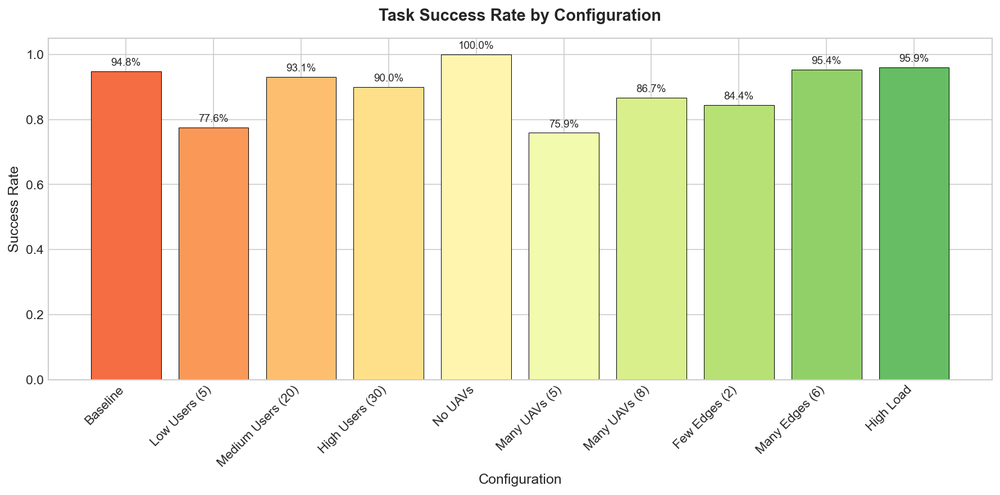
#> input picture results/charts/basic_success_rate.png, 1000 x 495 px, shrunk from 1780 x 881 before the run
$ python generate_pdf.py
#> lines starting #> are read from the running program, lines starting #| are printed output that depends on the picture
"""Generate combined PDF report from benchmark results."""

import json
from datetime import datetime
from pathlib import Path

import matplotlib.image as mpimg
import matplotlib.pyplot as plt
from matplotlib.backends.backend_pdf import PdfPages


def create_title_page(pdf: PdfPages, title: str, subtitle: str):
    """Create a title page."""
    fig = plt.figure(figsize=(11, 8.5))
    fig.patch.set_facecolor("#1a1a2e")

    # Title
    fig.text(
        0.5, 0.6, title, fontsize=32, ha="center", va="center", color="white", fontweight="bold"
    )

    # Subtitle
    fig.text(0.5, 0.45, subtitle, fontsize=16, ha="center", va="center", color="#888888")

    # Date
    date_str = datetime.now().strftime("%B %d, %Y")
    fig.text(
        0.5, 0.25, f"Generated: {date_str}", fontsize=12, ha="center", va="center", color="#666666"
    )

    # Footer
    fig.text(
        0.5,
        0.1,
        "Energy-Efficient Air Computing Simulator",
        fontsize=10,
        ha="center",
        va="center",
        color="#444444",
    )

    pdf.savefig(fig)
    plt.close(fig)


def create_section_header(pdf: PdfPages, title: str, description: str = ""):
    """Create a section header page."""
    fig = plt.figure(figsize=(11, 8.5))
    fig.patch.set_facecolor("#16213e")

    fig.text(
        0.5, 0.55, title, fontsize=28, ha="center", va="center", color="white", fontweight="bold"
    )

    if description:
        fig.text(
            0.5,
            0.40,
            description,
            fontsize=14,
            ha="center",
            va="center",
            color="#aaaaaa",
            wrap=True,
        )

    pdf.savefig(fig)
    plt.close(fig)


# [66 lines left out: function create_table_page, not called in this run]


def create_image_page(pdf: PdfPages, image_path: Path, title: str = "", caption: str = ""):
    """Create a page with an embedded image."""
    fig = plt.figure(figsize=(11, 8.5))

    if title:
        fig.text(0.5, 0.96, title, fontsize=16, ha="center", va="top", fontweight="bold")

    if not image_path.exists():
        fig.text(0.5, 0.5, f"Image not found: {image_path.name}", ha="center", color="red")
        pdf.savefig(fig)
        plt.close(fig)
        return

    # Load and display image
    img = mpimg.imread(str(image_path))
    ax = fig.add_axes([0.05, 0.1, 0.9, 0.8])
    ax.imshow(img)
    ax.axis("off")

    if caption:
        fig.text(
            0.5,
            0.03,
            caption,
            fontsize=10,
            ha="center",
            va="bottom",
            style="italic",
            color="#666666",
        )

    pdf.savefig(fig)
    plt.close(fig)


def create_summary_page(pdf: PdfPages, paper_data: list, adv_data: list):
    """Create executive summary page."""
    fig = plt.figure(figsize=(11, 8.5))

    fig.text(0.5, 0.95, "Executive Summary", fontsize=24, ha="center", va="top", fontweight="bold")

    # Key findings
    findings = []
    findings.append("Overview:")
    findings.append(f"• Total scenarios run: {len(paper_data) + len(adv_data)}")
    findings.append(f"• Paper Replication Scenarios: {len(paper_data)}")
    findings.append(f"• Advanced Scenarios: {len(adv_data)}")
    findings.append("")

    # Paper replication findings
    valid_paper = [d for d in paper_data if d.get("total_tasks", 0) > 0]
    if valid_paper:
        best = max(valid_paper, key=lambda x: x.get("success_rate", 0))
        name = best.get("name", "Unknown")
        findings.append("Paper Replication Results:")
        findings.append(f"• Best Configuration: {name}")
        findings.append(f"  Success Rate: {best.get('success_rate', 0):.1%}")

    # Advanced benchmark findings
    valid_adv = [d for d in adv_data if d.get("total_tasks", 0) > 0]
    if valid_adv:
        findings.append("")
        findings.append("Advanced Benchmarks Highlights:")
        # Group by category
        categories = {}
        for d in valid_adv:
            cat = d.get("category", "Unknown")
            if cat not in categories:
                categories[cat] = []
            categories[cat].append(d)

        for cat, items in categories.items():
            best = max(items, key=lambda x: x.get("success_rate", 0))
            name = best.get("name", "Unknown")
            findings.append(f"• {cat}: Best is {name} ({best.get('success_rate', 0):.1%})")

    # Display findings
    y_pos = 0.82
    for finding in findings:
        if finding.endswith(":"):
            fig.text(0.1, y_pos, finding, fontsize=14, va="top", fontweight="bold")
        else:
            fig.text(0.1, y_pos, finding, fontsize=12, va="top")
        y_pos -= 0.04

    pdf.savefig(fig)
    plt.close(fig)


def generate_pdf_report(results_dir: Path, output_path: Path):
    """Generate the combined PDF report."""
    print("Generating PDF report...")

    charts_dir = results_dir / "charts"

    # Load Unified JSON data
    data = []
    json_path = results_dir / "benchmark_report.json"
    if json_path.exists():
        with json_path.open() as f:
            data = json.load(f)

    # Split data
    paper_data = [d for d in data if d.get("category") == "Paper Replication"]
    adv_data = [d for d in data if d.get("category") != "Paper Replication"]

    with PdfPages(str(output_path)) as pdf:
        # Title page
        create_title_page(pdf, "AirCompSim", "Unified Benchmark Report")

        # Executive summary
        create_summary_page(pdf, paper_data, adv_data)

        # 1. Paper Replication Section
        create_section_header(
            pdf,
            "1. Paper Replication",
            "Replication of results from AirCompSim paper (Figs 4-6)",
        )

        # Table for Paper Replication
        if paper_data:
            create_table_page(
                pdf,
                "Replication Data",
                paper_data,  # Has 25 rows
                [
                    {"label": "Name", "key": "name"},
                    {"label": "Success", "key": "success_rate", "format": "percent"},
                    {"label": "Latency", "key": "avg_latency", "format": "float"},
                    {"label": "Energy (J)", "key": "total_energy", "format": "float"},
                ],
            )

        # Charts for Paper Replication
        create_image_page(
            pdf,
            charts_dir / "basic_success_rate.png",
            "Figure 4: Success Rate",
            "Success Rate vs Users (Grouped by UAVs)",
        )
#> in create_image_page, img is the input picture: shape (495, 1000, 4) float32; mean R, G, B, A 0.914, 0.896, 0.767, 1
        create_image_page(
            pdf,
            charts_dir / "basic_latency.png",
            "Figure 5: Service Time",
            "Average Service Time vs Users",
        )
#> call 2 of create_image_page, with title = 'Figure 5: Service Time', caption = 'Average Service Time vs Users'
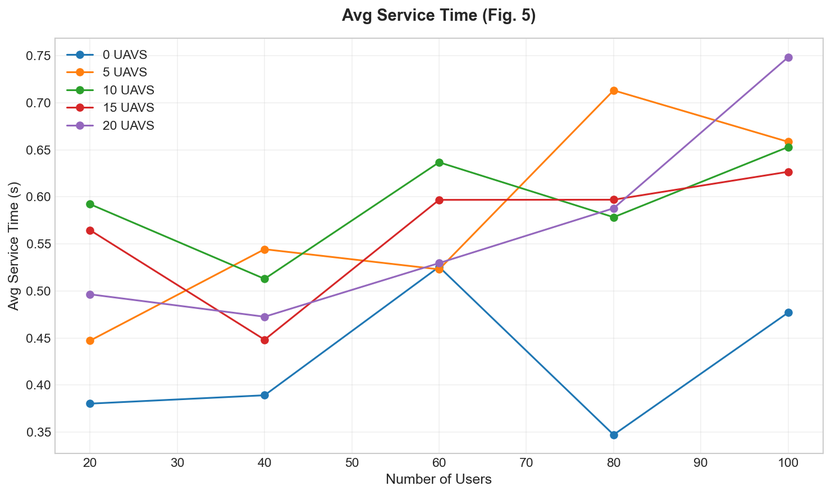
#> input picture results/charts/basic_latency.png, 831 x 495 px, shrunk from 1480 x 881 before the run
#> in create_image_page, img is the input picture: shape (495, 831, 4) float32; mean R, G, B, A 0.98, 0.978, 0.977, 1
        create_image_page(
            pdf,
            charts_dir / "basic_energy.png",
            "Figure 6: Energy Consumption",
            "Total Energy Consumption vs Users",
        )
#> call 3 of create_image_page, with title = 'Figure 6: Energy Consumption', caption = 'Total Energy Consumption vs Users'
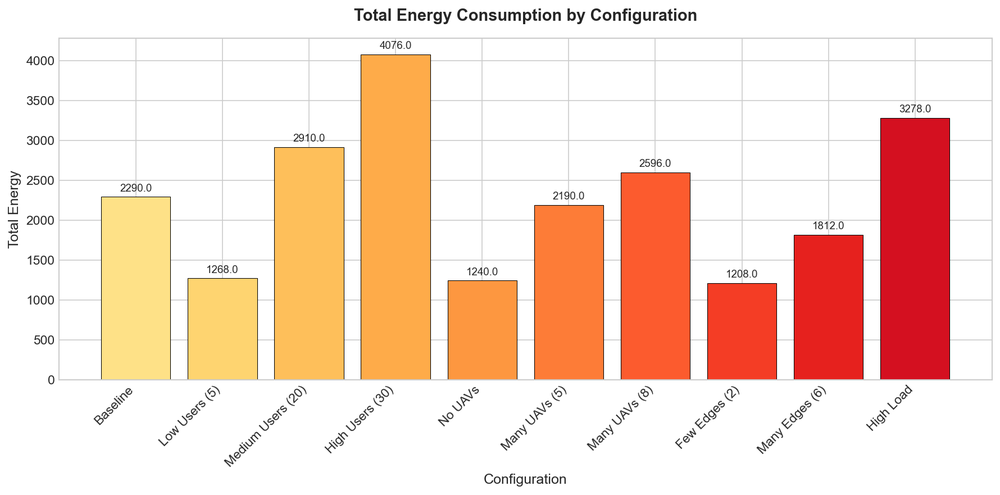
#> input picture results/charts/basic_energy.png, 1000 x 495 px, shrunk from 1780 x 881 before the run
#> in create_image_page, img is the input picture: shape (495, 1000, 4) float32; mean R, G, B, A 0.971, 0.854, 0.795, 1

        # 2. Advanced Section
        create_section_header(
            pdf,
            "2. Advanced Scenarios",
            "UAV Positioning, Charging, Mobility, and Scheduling",
        )

        # For each category in advanced data
        categories = ["UAV Positioning", "Charging Stations", "Mobility Patterns", "Scheduling"]

        for cat in categories:
            cat_data = [d for d in adv_data if d.get("category") == cat]
            if not cat_data:
                continue

            create_section_header(pdf, cat)

            create_table_page(
                pdf,
                f"{cat} Results",
                cat_data,
                [
                    {"label": "Name", "key": "name"},
                    {"label": "Success", "key": "success_rate", "format": "percent"},
                    {"label": "Latency", "key": "avg_latency", "format": "float"},
                    {"label": "Energy", "key": "total_energy", "format": "float"},
                ],
            )

            # Add specific charts based on category knowledge
            if cat == "UAV Positioning":
                create_image_page(
                    pdf, charts_dir / "adv_uav_positioning_success.png", "Success Rate"
                )
                create_image_page(
                    pdf, charts_dir / "adv_uav_positioning_energy.png", "Energy Consumption"
                )
            elif cat == "Charging Stations":
                create_image_page(
                    pdf, charts_dir / "adv_charging_stations_success.png", "Success Rate"
                )
            elif cat == "Mobility Patterns":
                create_image_page(
                    pdf, charts_dir / "adv_mobility_patterns_success.png", "Success Rate"
                )
            elif cat == "Scheduling":
                create_image_page(pdf, charts_dir / "adv_scheduling_success.png", "Success Rate")
                create_image_page(pdf, charts_dir / "adv_scheduling_latency.png", "Latency")

    print(f"PDF Report saved to: {output_path}")


def main():
    results_dir = Path(__file__).parent.parent / "results"
    output_path = results_dir / "AirCompSim_Benchmark_Report.pdf"
    generate_pdf_report(results_dir, output_path)


if __name__ == "__main__":
    main()
